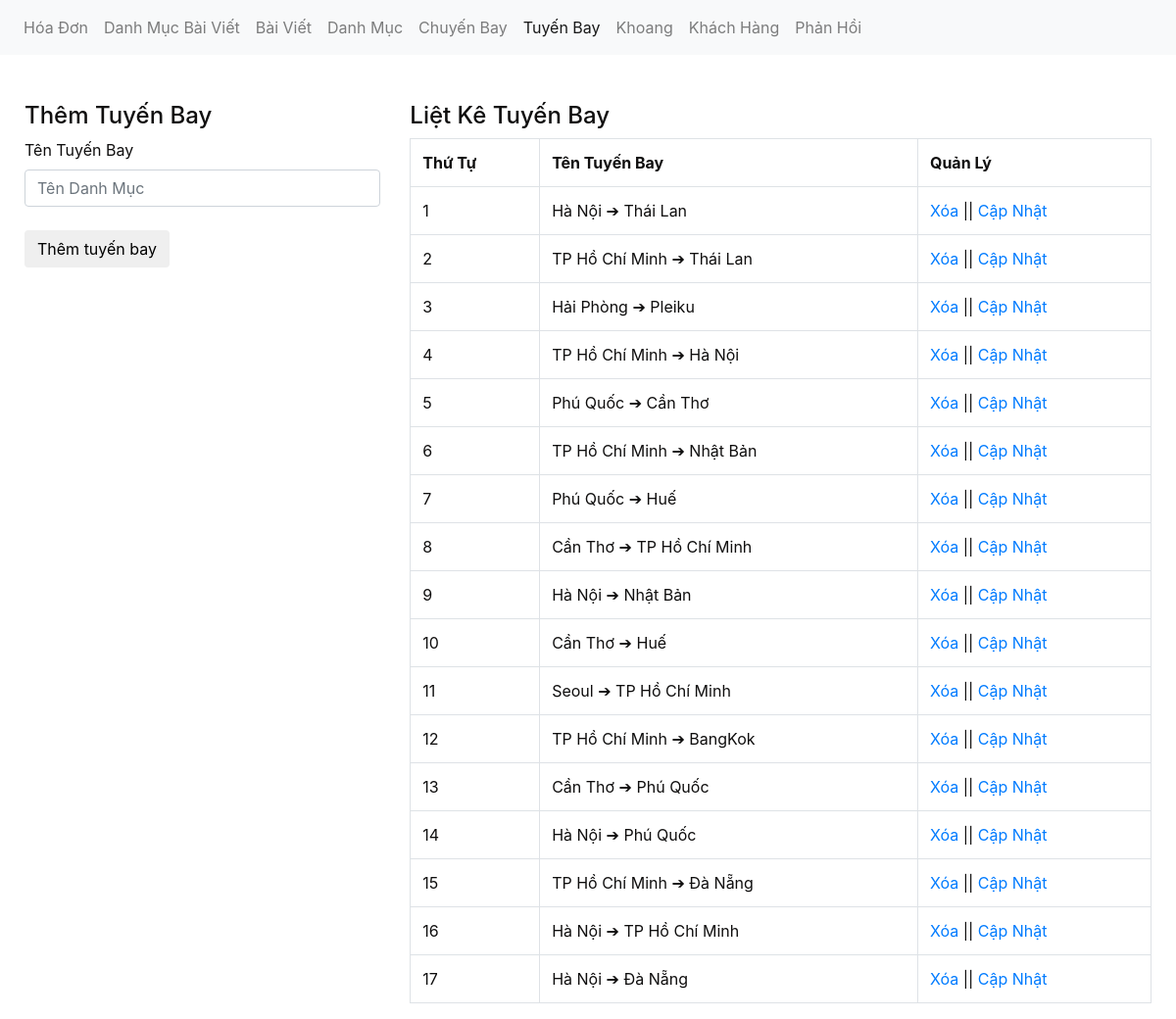
The app's page /admin/xulytuyenbay.php with its own data.
### tables this page shows
CREATE TABLE `tbl_tuyenbay` (
  `tuyenbay_id` int(11) NOT NULL,
  `tuyenbay_name` varchar(100) NOT NULL
);

### admin/xulytuyenbay.php (the view, shortened to what this page needs)
<?php
	include('../db/connect.php');
?>
<!DOCTYPE html>
<html lang="en">
<head>
	<link href="../css/bootstrap.css" rel="stylesheet" type="text/css" media="all" />
</head>
<body>
	<nav class="navbar navbar-expand-lg navbar-light bg-light">
	  <div class="collapse navbar-collapse" id="navbarNav">
	    <ul class="navbar-nav">
		<li class="nav-item">
	        <a class="nav-link" href="xulygiaodich.php">Hóa Đơn <span class="sr-only">(current)</span></a>
	      </li>
		  <li class="nav-item">
	        <a class="nav-link" href="xulydanhmucbaiviet.php">Danh Mục Bài Viết</a>
	      </li>
	         <li class="nav-item">
	        <a class="nav-link" href="xulybaiviet.php">Bài Viết</a>
	      </li>
		  <li class="nav-item">
	        <a class="nav-link" href="xulydanhmuc.php">Danh Mục</a>
	      </li>
	      <li class="nav-item">
	        <a class="nav-link" href="xulychuyenbay.php">Chuyến Bay</a>
	      </li>
		  <li class="nav-item active">
	        <a class="nav-link" href="xulytuyenbay.php">Tuyến Bay</a>
	      </li>
		  <li class="nav-item">
	        <a class="nav-link" href="xulykhoang.php">Khoang</a>
	      </li>
	       <li class="nav-item">
	        <a class="nav-link" href="xulykhachhang.php">Khách Hàng</a>
	      </li>
		  <li class="nav-item">
	        <a class="nav-link" href="xulylienhe.php">Phản Hồi</a>
	      </li>
	    </ul>
	  </div>
	</nav><br><br>
	<div class="container">
		<div class="row">
			<?php
			if(isset($_GET['quanly'])=='capnhat'){
				$id_capnhat = $_GET['id'];
				$sql_capnhat = mysqli_query($con,"SELECT * FROM tbl_tuyenbay WHERE tuyenbay_id='$id_capnhat'");
				$row_capnhat = mysqli_fetch_array($sql_capnhat);
				?>
				<div class="col-md-4">
				<h4>Cập Nhật Tuyến Bay</h4>
				<label>Tên Tuyến Bay</label>
				<form action="" method="POST">
					<input type="text" class="form-control" name="tuyenbay" value="<?php echo $row_capnhat['tuyenbay_name'] ?>"><br>
					<input type="hidden" class="form-control" name="id_tuyenbay" value="<?php echo $row_capnhat['tuyenbay_id'] ?>">
					<input type="submit" name="capnhattuyenbay" value="Cập nhật tuyến bay" class="btn btn-default">
				</form>
				</div>
			<?php
			}else{
				?>
				<div class="col-md-4">
				<h4>Thêm Tuyến Bay</h4>
				<label>Tên Tuyến Bay</label>
				<form action="" method="POST">
					<input type="text" class="form-control" name="tuyenbay" placeholder="Tên Danh Mục"><br>
					<input type="submit" name="themtuyenbay" value="Thêm tuyến bay" class="btn btn-default">
				</form>
				</div>
				<?php
			}
				?>
			<div class="col-md-8">
				<h4>Liệt Kê Tuyến Bay</h4>
				<?php
				$sql_select = mysqli_query($con,"SELECT * FROM tbl_tuyenbay ORDER BY tuyenbay_id DESC");
				?>
				<table class="table table-bordered ">
					<tr>
						<th>Thứ Tự</th>
						<th>Tên Tuyến Bay</th>
						<th>Quản Lý</th>
					</tr>
					<?php
					$i = 0;
					while($row_category = mysqli_fetch_array($sql_select)){
						$i++;
					?>
					<tr>
						<td><?php echo $i; ?></td>
						<td><?php echo $row_category['tuyenbay_name'] ?></td>
						<td><a href="?xoa=<?php echo $row_category['tuyenbay_id'] ?>">Xóa</a> || <a href="?quanly=capnhat&id=<?php echo $row_category['tuyenbay_id'] ?>">Cập Nhật</a></td>
					</tr>
					<?php
					}
					?>
				</table>
			</div>
		</div>
	</div>
</body>
</html>

### records on screen
tbl_tuyenbay: tuyenbay_name "Hà Nội ➔ Thái Lan"
tbl_tuyenbay: tuyenbay_name "TP Hồ Chí Minh ➔ Thái Lan"
tbl_tuyenbay: tuyenbay_name "Hải Phòng ➔ Pleiku"
tbl_tuyenbay: tuyenbay_name "TP Hồ Chí Minh ➔ Hà Nội"
tbl_tuyenbay: tuyenbay_name "Phú Quốc ➔ Cần Thơ"
tbl_tuyenbay: tuyenbay_name "TP Hồ Chí Minh ➔ Nhật Bản"
tbl_tuyenbay: tuyenbay_name "Phú Quốc ➔ Huế"
tbl_tuyenbay: tuyenbay_name "Cần Thơ ➔ TP Hồ Chí Minh"
tbl_tuyenbay: tuyenbay_name "Hà Nội ➔ Nhật Bản"
tbl_tuyenbay: tuyenbay_name "Cần Thơ ➔ Huế"
tbl_tuyenbay: tuyenbay_name "Seoul ➔ TP Hồ Chí Minh"
tbl_tuyenbay: tuyenbay_name "TP Hồ Chí Minh ➔ BangKok"
tbl_tuyenbay: tuyenbay_name "Cần Thơ ➔ Phú Quốc"
tbl_tuyenbay: tuyenbay_name "Hà Nội ➔ Phú Quốc"
tbl_tuyenbay: tuyenbay_name "TP Hồ Chí Minh ➔ Đà Nẵng"
tbl_tuyenbay: tuyenbay_name "Hà Nội ➔ TP Hồ Chí Minh"
tbl_tuyenbay: tuyenbay_name "Hà Nội ➔ Đà Nẵng"
